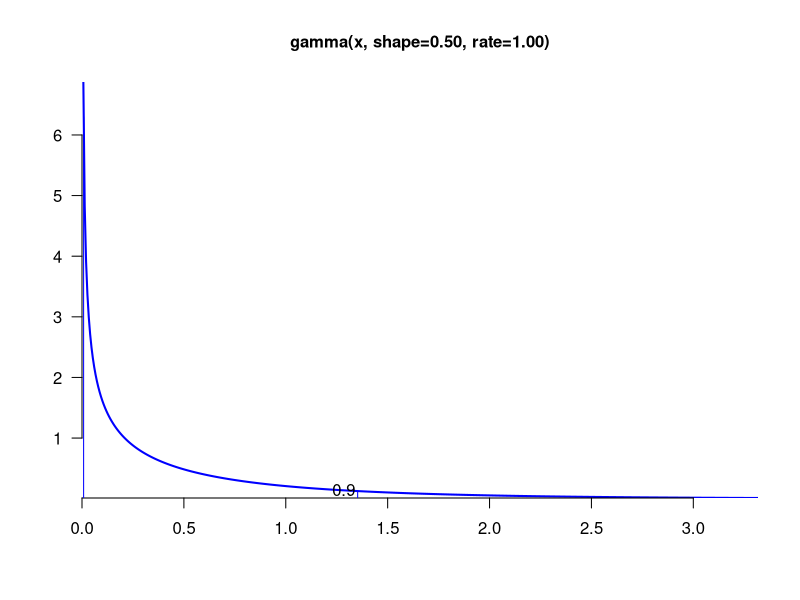
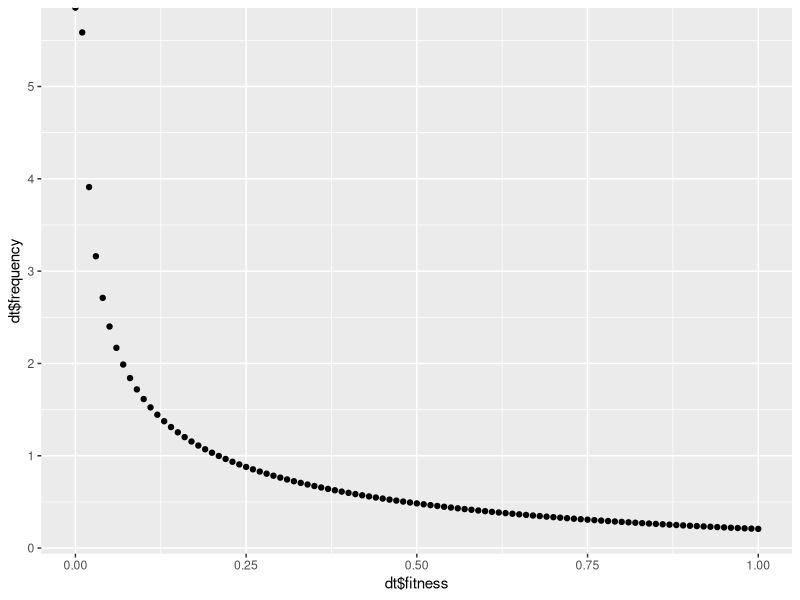
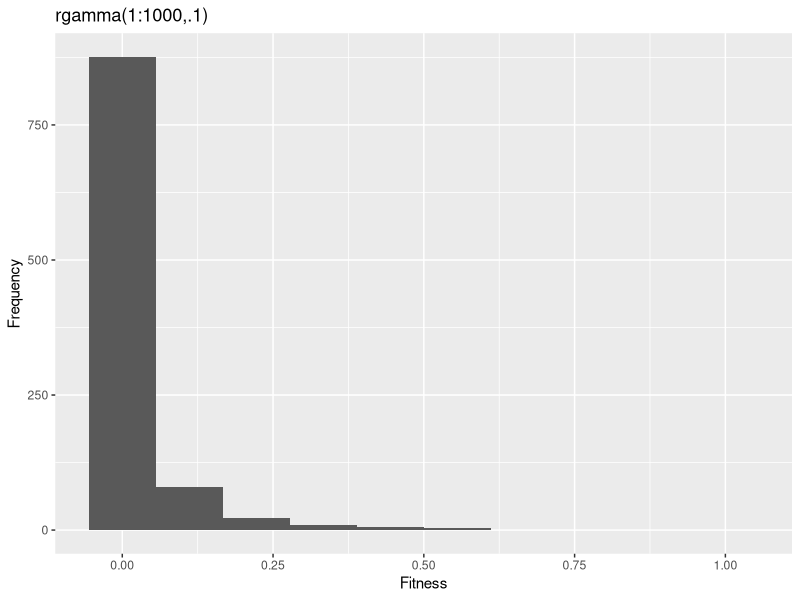
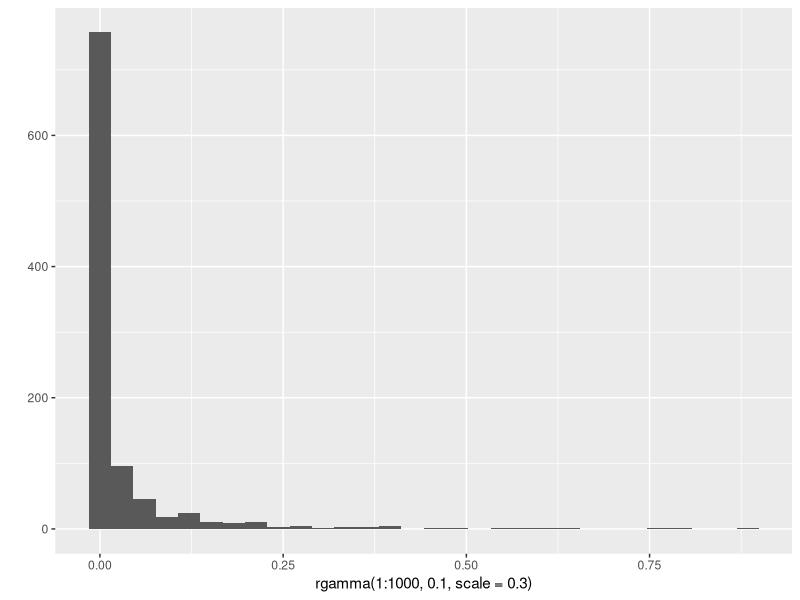

Reproduce these figures in R, in order.
library(dplyr)
library(ggplot2)
library(cowplot)

plotGamma <- function(shape=2, rate=0.5, to=0.99, p=c(0.1, 0.9), cex=1, ...){
  to <- qgamma(p=to, shape=shape, rate=rate)
  curve(dgamma(x, shape, rate), from=0, to=to, n=500, type="l", 
        main=sprintf("gamma(x, shape=%1.2f, rate=%1.2f)", shape, rate),
        bty="n", xaxs="i", yaxs="i", col="blue", xlab="", ylab="", 
        las=1, lwd=2, cex=cex, cex.axis=cex, cex.main=cex, ...)
  gx <- qgamma(p=p,  shape=shape, rate=rate)
  gy <- dgamma(x=gx, shape=shape, rate=rate)
  for(i in seq_along(p)) { lines(x=rep(gx[i], 2), y=c(0, gy[i]), col="blue") }
  for(i in seq_along(p)) { text(x=gx[i], 0, p[i], adj=c(1.1, -0.2), cex=cex) }
}

plotGamma(.5,1)


qgamma(p=.99, shape=.5, rate=1)

dt <- data.frame(fitness=0:100/100,
                 frequency=dgamma(0:100/100, shape = .5))
qplot(dt$fitness,dt$frequency)

myfun <- 'rgamma(1:1000,.1)'
x <- eval(parse(text=myfun))
x <- x/max(x)
qplot(x,bins=10)+labs(x="Fitness",y='Frequency',title=myfun)

qplot(rgamma(1:1000,.1,scale=.3))
